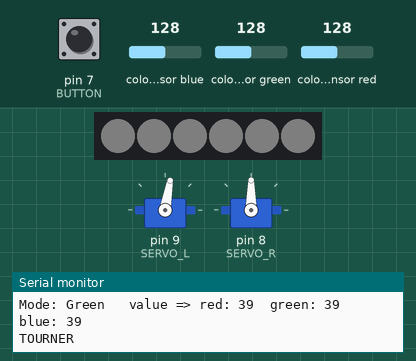
A sketch run on a simulated Arduino Uno, built with avr-gcc and run on an emulated ATmega328P. Parts: 2 × servo, 6 RGB LEDs in strip order, left to right, the last lines printed to the serial monitor. Wiring (inferred from the names in the program): TCS3200 colour sensor: output pin 2; S2 pin 4; S3 pin 3; S0 pin 6; S1 pin 5. The inputs (shaded band) are chosen by the test bench; at power-on: pin 7 (BUTTON) LOW, colour sensor blue 128, colour sensor red 128, colour sensor green 128. Dim RGB values are drawn brighter than linear.

Above: at 1.6 s.
1.7 s: pin 7 (BUTTON) pulled HIGH for 0.15 s
At 1.78 s:
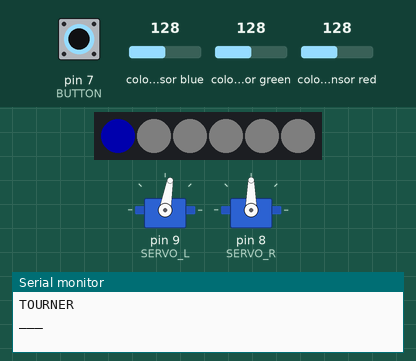
At 2.3 s:
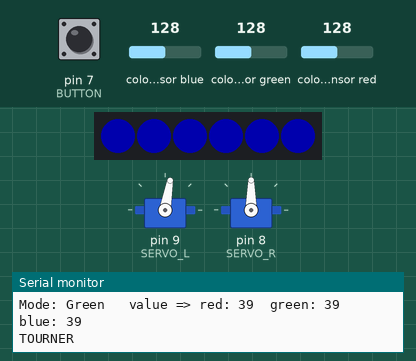
2.4 s: colour sensor blue set to 64
5.4 s: colour sensor red set to 79
8.4 s: colour sensor red set to 74
At 9.1 s:
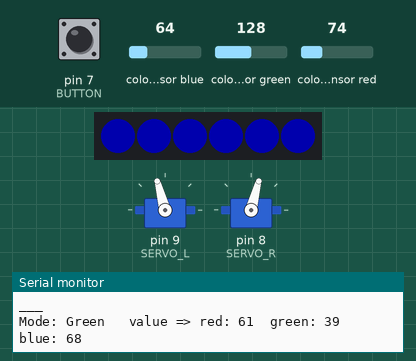
10.0 s: pin 7 (BUTTON) pulled HIGH for 1 s
Timing chart, 0 to 13.0 s (numbered marks = the images above; inputs shaded):
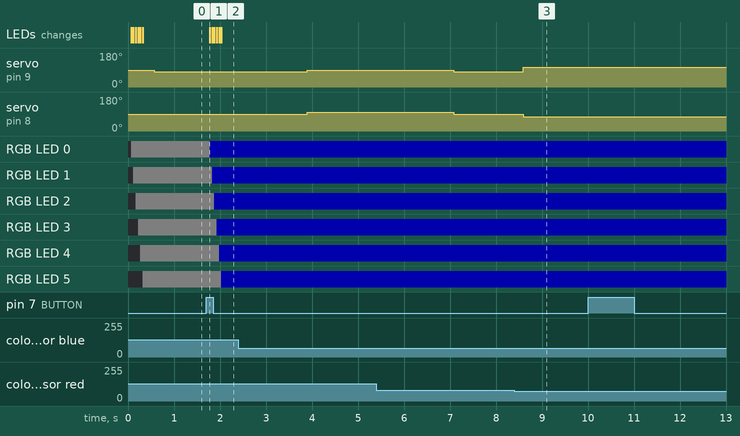

Measured:
- the behaviour switches between 77 and 76 on colour sensor red (found by bisection; images 2 and 3)
- after the input at 1.7 s, RGB LED 0: RGB(4, 4, 4) → RGB(0, 0, 50) after 0.08 s; RGB LED 1: RGB(4, 4, 4) → RGB(0, 0, 50) after 0.13 s; RGB LED 2: RGB(4, 4, 4) → RGB(0, 0, 50) after 0.18 s; RGB LED 3: RGB(4, 4, 4) → RGB(0, 0, 50) after 0.23 s; RGB LED 4: RGB(4, 4, 4) → RGB(0, 0, 50) after 0.28 s; the LEDs: change after 0.08 s (image 1)
- after the input at 8.4 s, servo on pin 9 (SERVO_L): 80° → 105° after 0.19 s; servo on pin 8 (SERVO_R): 90° → 75° after 0.19 s

The sketch:

program_robot.ino
```cpp
# include <TimerOne.h>
# include <Servo.h>
# include <Adafruit_NeoPixel.h>
# ifdef __AVR__
 # include <avr/power.h> // Required for 16 MHz Adafruit Trinket
# endif

// S0 VERT
// S1 MARRON
// S2 NOIR
// S3 BLANC

# define S0				6
# define S1				5
# define S2				4
# define S3				3
# define sensorOut		2

# define SERVO_R		8
# define SERVO_L		9

# define LED_PIN		A0
# define LED_COUNT		6

# define BUTTON			7

# define SPEED_FRONT	105
# define SPEED_ZERO		90
# define SPEED_BACK		75

# define RED_MODE		0
# define GREEN_MODE		1
# define BLUE_MODE		2
# define BLACK_MODE		3
# define STOP_MODE		4

Adafruit_NeoPixel strip(LED_COUNT, LED_PIN, NEO_GRB + NEO_KHZ800);

int		rgb_array[3] = {0}; // tableau contenant { rouge , vert , bleu } recues par le capteur
int 	mode = STOP_MODE;   // Mode de detection: RED_MODE || GREEN_MODE || BLUE_MODE || BLACK_MODE || STOP_MODE
int		turn_counter = 0;   // compteur de temps de rotation pour inverser le sens
Servo	myservo;			// servomoteur gauche
Servo	banane;				// Servomoteur droit

void	setLedColor(int redValue, int greenValue, int blueValue);

void	initServos()
{
	myservo.attach(SERVO_L);
	banane.attach(SERVO_R);
	delay(50);
	myservo.write(90);
	banane.write(90);
	delay(15);
}

void	initButton()
{
	pinMode(BUTTON, INPUT);
}

void	initLed()
{
	strip.begin();
	strip.show();
	strip.setBrightness(50);
	setLedColor(25, 25, 25);
	delay(50);
}

void	initSensor()
{
	pinMode(S0, OUTPUT);
	pinMode(S1, OUTPUT);
	pinMode(S2, OUTPUT);
	pinMode(S3, OUTPUT);
	pinMode(sensorOut, INPUT);
	// definit l'echelle de frequence à 20%
	digitalWrite(S0,HIGH);
	digitalWrite(S1,LOW);
}

 void	setup()
 {
 	Serial.begin(9600);
 	initServos();
	initButton();
	initLed();
	initSensor();
 }

void	getMode()
{
	if (mode == RED_MODE)
	{
		setLedColor(0, 255, 0);
		mode = GREEN_MODE;
	}
	else if (mode == GREEN_MODE)
	{
		setLedColor(0, 0, 255);
		mode = BLUE_MODE;
	}
	else if (mode == BLUE_MODE)
	{
		setLedColor(255, 255, 255);
		mode = BLACK_MODE;
	}
	else if (mode == BLACK_MODE)
	{
		setLedColor(25, 25, 25);
		mode = STOP_MODE;
	}
	else if (mode == STOP_MODE)
	{
		setLedColor(255, 0, 0);
		mode = RED_MODE;
	}
}

void	setLedColor(int redValue, int greenValue, int blueValue)
{
	int32_t color = strip.Color(redValue, greenValue, blueValue);
	for(int i = 0; i<strip.numPixels(); i++)
	{
		strip.setPixelColor(i, color);
		strip.show();
		delay(50);
	}
}

int		redDetected()
{
	if (rgb_array[1] > (rgb_array[0] + 20) && rgb_array[2] > (rgb_array[0] + 20) && rgb_array[0] < 40)
	{
		Serial.print("ROUGE ");
		return (1);
	}
	return (0);
}

int		greenDetected()
{
	if (rgb_array[0] > (rgb_array[1] + 20) && rgb_array[2] > (rgb_array[1] + 20) && rgb_array[1] < 40)
	{
		Serial.print("VERT ");
		return (1);
	}
	return (0);
}

int		blueDetected()
{
	if (rgb_array[0] > (rgb_array[2] + 20) && rgb_array[1] > (rgb_array[2] + 20) && rgb_array[2] < 40)
	{
		Serial.print("BLEU ");
		return (1);
	}
	return (0);
}

int		blackDetected()
{
	if (rgb_array[0] < 60 && rgb_array[1] < 60 && rgb_array[2] < 60)
	{
		Serial.print("NOIR ");
		return (1);
	}
	return(0);
}

void	stopMotors()
{
	Serial.println("stopMotors");
	myservo.write(SPEED_ZERO);
	banane.write(SPEED_ZERO);
}

void	avancer()
{
	Serial.println("AVANCER");
	myservo.write(SPEED_FRONT);
	banane.write(SPEED_BACK);
}

void	reculer()
{
	Serial.println("RECULER");
	myservo.write(SPEED_BACK);
	banane.write(SPEED_FRONT);
}

void	tournerDroite()
{
	myservo.write(90);
	banane.write(100);
}

void	tournerGauche()
{
	myservo.write(80);
	banane.write(90);
}

void	tourner()
{
	Serial.println("TOURNER");
	if (turn_counter < 20)
	{
		tournerGauche();
	}
	else
	{
		tournerDroite();
	}
	turn_counter += 1;
	if (turn_counter > 40)
	{
		turn_counter = 0;
	}
}

void printValues()
{
	Serial.print(" value => red: ");
	Serial.print(rgb_array[0]);
	Serial.print("\tgreen: ");
	Serial.print(rgb_array[1]);
	Serial.print("\tblue: ");
	Serial.println(rgb_array[2]);
}

void	folowRedLine()
{
	printValues();
	if (redDetected())
	{
		avancer();
	}
	else
	{
		tourner();
	}
}

void	folowGreenLine()
{
	printValues();
	if (greenDetected())
	{
		avancer();
	}
	else
	{
		tourner();
	}
}

void	folowBlueLine()
{
	printValues();
	if (blueDetected())
	{
		avancer();
	}
	else
	{
		tourner();
	}
}

void	folowBlackLine()
{
	printValues();
	if (blackDetected())
	{
		avancer();
	}
	else
	{
		tourner();
	}
}

void	getColorValue()
{
	// definit le filtre rouge des photodiodes pour etre lues
	digitalWrite(S2,LOW);
	digitalWrite(S3,LOW);
	rgb_array[0] = pulseIn(sensorOut, LOW);
	delay(50);
	// definit le filtre vert des photodiodes pour etre lues
	digitalWrite(S2,HIGH);
	digitalWrite(S3,HIGH);
	rgb_array[1] = pulseIn(sensorOut, LOW);
	delay(50);
	// definit le filtre blue des photodiodes pour etre lues
	digitalWrite(S2,LOW);
	digitalWrite(S3,HIGH);
	rgb_array[2] = pulseIn(sensorOut, LOW);
	delay(50);
}

void	loop()
{
	getColorValue();
	Serial.println(F("___"));

 	if (digitalRead(BUTTON))
	{
		getMode();
	}
	Serial.print("Mode: ");
	if (mode = RED_MODE)
	{
		Serial.print(F("Red\t"));
		folowRedLine();
	}
	else if (mode = GREEN_MODE)
	{
		Serial.print(F("Green\t"));
		folowGreenLine();
	}
	else if (mode = BLUE_MODE)
	{
		Serial.print(F("Blue\t"));
		folowBlueLine();
	}
	else if (mode = BLACK_MODE)
	{
		Serial.print(F("Black\t"));
		folowBlackLine();
	}
	else
	{
		Serial.print(F("Stop\t"));
		printValues();
		stopMotors();
	}
 }
```
